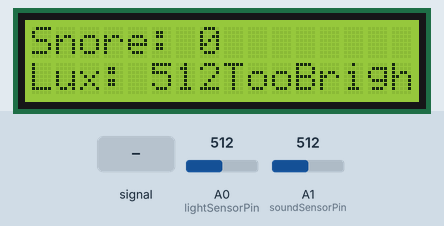
Recording of a sketch running on a simulated Arduino Uno, built with avr-gcc and run on an emulated ATmega328P. Parts: 16×2 character LCD. Inputs (shaded band) come from the test bench; at power-on: A0 (lightSensorPin) = 512, A1 (soundSensorPin) = 512. What the sketch prints to the serial monitor is not drawn.

Above: at 1.2 s.
1.3 s: A0 (lightSensorPin) set to 57
At 2.5 s:
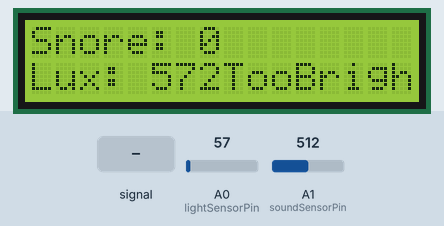
2.8 s: A0 (lightSensorPin) set to 46
At 3.7 s:
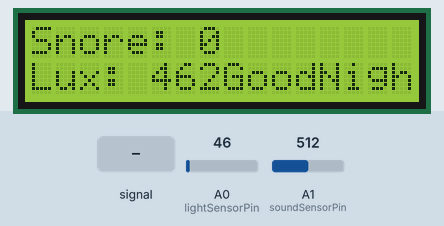
4.3 s: A1 (soundSensorPin) fed a 200 Hz sine of ±255 counts around its level
At 7.1 s:
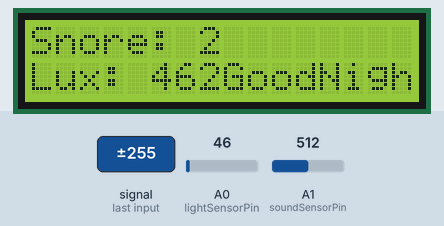
7.3 s: A0 (lightSensorPin) set to 0
At 9.8 s:
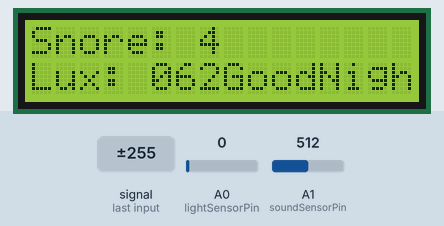
10.3 s: A1 (soundSensorPin) set to 710
At 14.2 s:
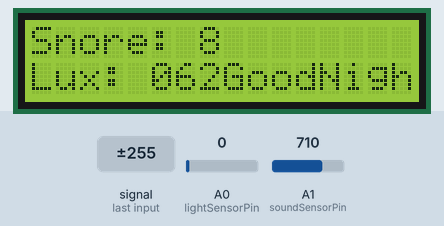
Timing chart, 0 to 14.3 s (numbered marks = the images above; inputs shaded):
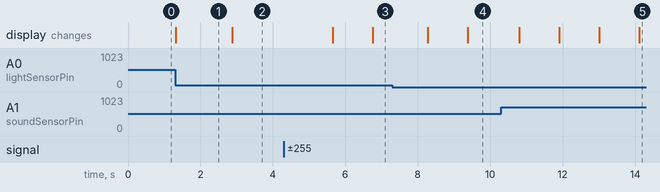

The sketch:

audio_lightSensors.ino
```cpp
#include <LiquidCrystal.h>

const int rs = 12, en = 11, d4 = 5, d5 = 4, d6 = 3, d7 = 2;
LiquidCrystal lcd(rs, en, d4, d5, d6, d7);
const int lightSensorPin = A0;
const int soundSensorPin = A1;
int snoreCounter = 0;
int luxValue = 0;

void setup() {
  lcd.begin(16, 2);
  pinMode(soundSensorPin, INPUT);
  pinMode(lightSensorPin, INPUT);
  Serial.begin(9600);
}

void loop() {
  luxValue = analogRead(lightSensorPin);
  int soundValue = analogRead(soundSensorPin);

  if (soundValue > 700) { // Example threshold
    delay(1000);
    snoreCounter++;
  }

  lcd.setCursor(0, 0);
  lcd.print("Snore: ");
  lcd.print(snoreCounter);

  lcd.setCursor(0, 1);
  lcd.print("Lux: ");
  lcd.print(luxValue);

  if (luxValue > 50) {
    lcd.setCursor(8, 1);
    lcd.print("TooBright");
  } else {
    lcd.setCursor(8, 1);
    lcd.print("GoodNight");
  }

  Serial.print("Sound: ");
  Serial.println(soundValue);
  delay(100);
}
```

Measured:
- the behaviour switches between 51 and 50 on A0 (lightSensorPin) (found by bisection; images 1 and 2)
- after the input at 1.3 s, the display: changes at once (image 1)
- after the input at 2.8 s, the display: changes after 0.08 s (image 2)
- after the input at 4.3 s, the display: first changes after 1.4 s (image 3 shows a later state)
